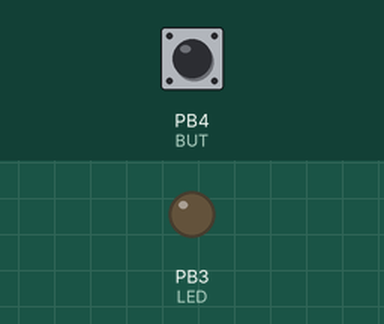
Simulated run of this program. Board: ATmega328P, built with avr-gcc and emulated at 1 MHz (the files do not name the chip). Parts: output pins drawn as LEDs (lit = HIGH). The test bench sets the inputs (shaded band); at power-on: PB4 (BUT) HIGH.

Above: at 1.2 s.
1.3 s: PB4 (BUT) pulled LOW for 0.15 s
At 1.37 s:
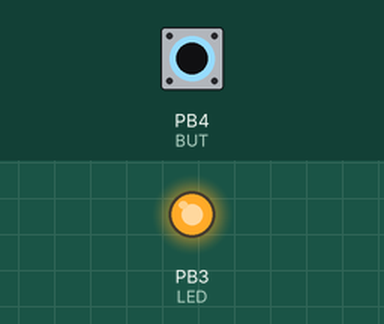
2.9 s: PB4 (BUT) pulled LOW for 3.2 s
At 7.1 s:
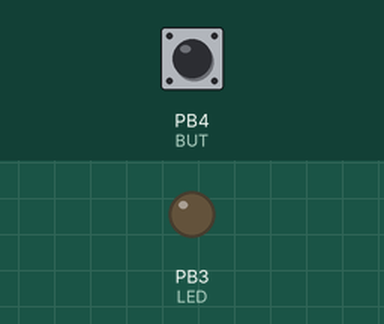
Timing chart, 0 to 8.6 s (numbered marks = the images above; inputs shaded):
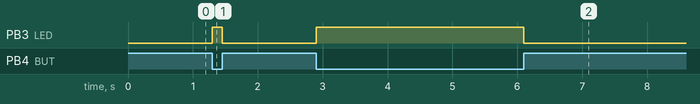

Measured:
- after the input at 1.3 s, PB3 (LED): LOW → HIGH at once, → LOW 0.15 s later
- after the input at 2.9 s, PB3 (LED): LOW → HIGH at once, → LOW 3.2 s later

The program:

main.c
```c
/*
 Acender LED por Pushbutton

 Author : Arthur Castro
 Created: 19/02/2019 17:41:09
*/

#define F_CPU 1000000UL

#include <avr/io.h>

#define LED PB3
#define BUT PB4

int main(void){
	DDRB |= (1<<LED);				// Seta o PB3 como saída e os demais como entradas
	PORTB |= (1<<BUT);				// Habilita Pull-Up interno no PB4

	while (1){
		if(!(PINB&(1<<BUT))){
			PORTB |= (1<<LED);
			} else {
			PORTB &= ~(1<<LED);
		}
	}
}
```
